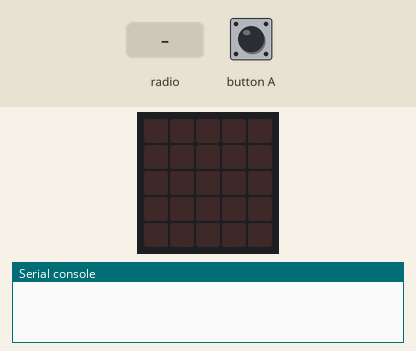
Recording of a program running on a simulated BBC micro:bit (MakeCode). On the bench: the board's 5×5 LED display, the last lines printed to the serial console. The test bench sets the inputs (shaded band). Random numbers come from a fixed seed; no radio messages arrive unless stated (any console line starting 'radio sent:' is added by the test bench).

Above: at 1.2 s.
1.3 s: button A pressed for 0.15 s
At 1.7 s:
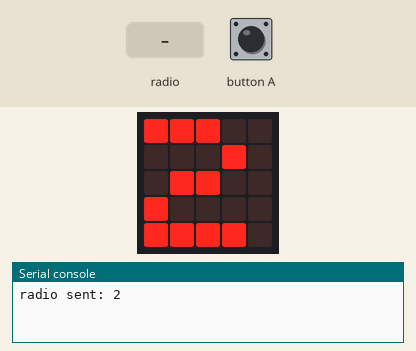
2.9 s: radio message "1" arrives
At 5.4 s:
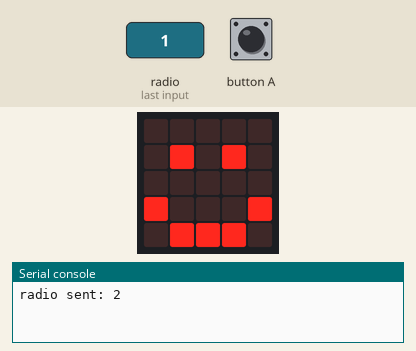
5.9 s: radio message "5" arrives
At 8.5 s:
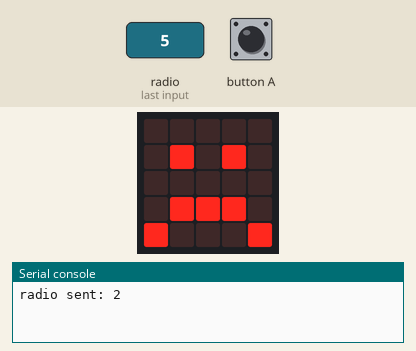
8.9 s: button A pressed for 0.15 s
At 9.9 s:
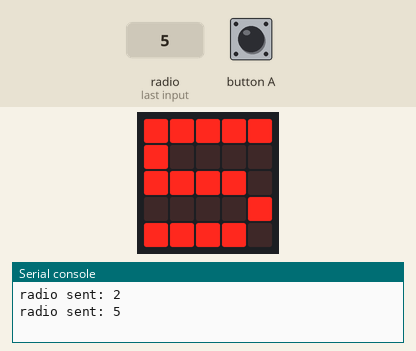
10.5 s: radio message "0" arrives
At 13.6 s:
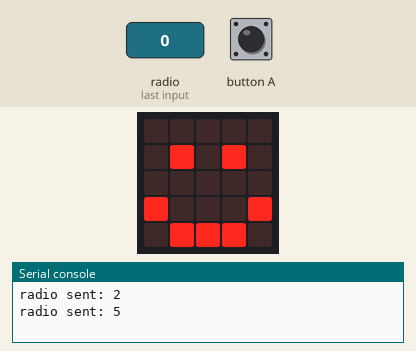
Timing chart, 0 to 14.5 s (numbered marks = the images above; inputs shaded):
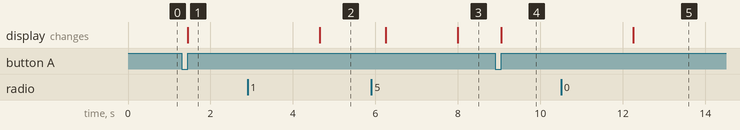

Measured:
- after the input at 1.3 s, the display: changes after 0.15 s (image 1)
- after the input at 2.9 s, the display: changes after 1.8 s (image 2)
- after the input at 5.9 s, the display: first changes after 0.35 s (image 3 shows a later state)
- after the input at 8.9 s, the display: changes after 0.15 s (image 4)
- after the input at 10.5 s, the display: changes after 1.8 s (image 5)

The program:

main.ts
```typescript
enum RadioMessage {
    message1 = 49434,
    hello = 49337
}
radio.onReceivedNumber(function (receivedNumber) {
    basic.showNumber(randNum1)
    basic.pause(1000)
    if (receivedNumber >= randNum1) {
        basic.showIcon(IconNames.Sad)
    } else {
        basic.showIcon(IconNames.Happy)
    }
    basic.pause(1000)
})
input.onButtonPressed(Button.A, function () {
    randNum1 = randint(1, 6)
    radio.sendNumber(randNum1)
    basic.showNumber(randNum1)
})
let randNum1 = 0
radio.setGroup(1)
```

test.ts
```typescript
// aquí va el archivo "tests"; esto no se compilará cuando este paquete se utilice como una extensión.
```
